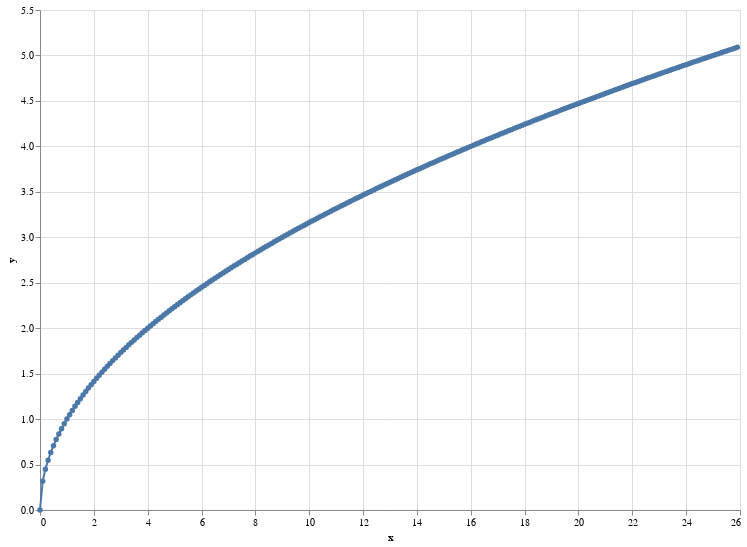

The notebook cell saved with this chart:
### Code cell
a = alt.Chart(source).mark_line(point=True).encode(
    x=alt.X('x'),
    y='y'
)
a.properties(height=500, width=700)

### Figure 1 — Vega-Lite specification as saved in the notebook (floating-point values rounded to 4 significant figures; data arrays with more than 128 entries replaced by an {"elided": "..."} marker saying what was removed)
{"config": {"view": {"continuousWidth": 400, "continuousHeight": 300}}, "data": {"name": "data-9d705c67f86db04ee2b199c9be1d7a4f"}, "mark": {"type": "line", "point": true}, "encoding": {"x": {"type": "quantitative", "field": "x"}, "y": {"type": "quantitative", "field": "y"}}, "height": 500, "width": 700, "$schema": "https://vega.github.io/schema/vega-lite/v4.8.1.json", "datasets": {"data-9d705c67f86db04ee2b199c9be1d7a4f": {"elided": "260 records"}}}
